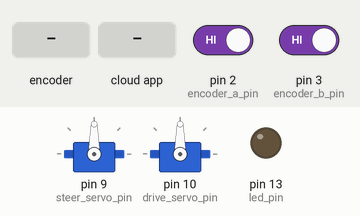
Simulated run of this sketch. Board: Arduino Uno, built with avr-gcc and run on an emulated ATmega328P. Shown: 2 × servo, output pins drawn as LEDs (lit = HIGH). Inputs (shaded band) come from the test bench; at power-on: pin 2 (encoder_a_pin) HIGH, pin 3 (encoder_b_pin) HIGH. The ROS host is connected and sends only what is stated.

Above: at 1.2 s.
1.3 s: rotary encoder on pin 2 (encoder_a_pin) / pin 3 (encoder_b_pin) turned 3 steps (first pin leading)
At 2.7 s:
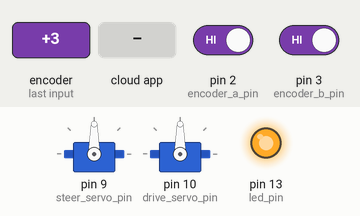
3.4 s: the phone or cloud app sets steer to 0
At 4.6 s:
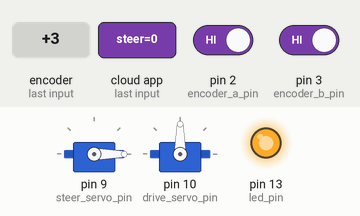
4.9 s: the phone or cloud app sets drive to 0
At 5.7 s:
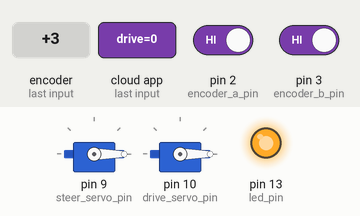
6.4 s: rotary encoder on pin 2 (encoder_a_pin) / pin 3 (encoder_b_pin) turned 1 step (first pin leading)
At 7.4 s:
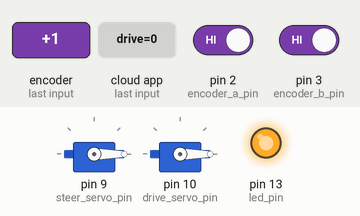
Timing chart, 0 to 9.1 s (numbered marks = the images above; inputs shaded):
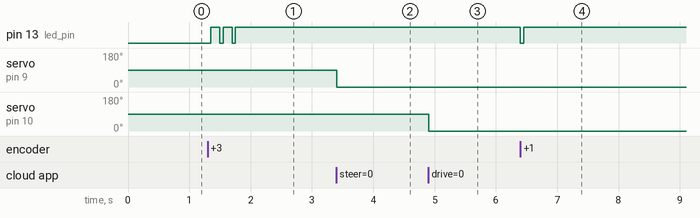

The sketch:

CarControl.ino
```cpp
/*
 * MAKE SURE TO USE THE OLD BOOTLOADER!!
 * Written by Jason Ashton, Sean Hunt, Myles Spencer
 */
#include <ros.h>
#include <ros/time.h>
#include <geometry_msgs/Vector3Stamped.h>
#include "RunningMedian.h"
#include <Servo.h>
#include <std_msgs/UInt16.h>
#include <std_msgs/Bool.h>
#include <std_msgs/Float32.h>

static const float timeout_ms = 250;

static const int led_pin = 13;
static const int encoder_a_pin = 2;
static const int encoder_b_pin = 3;
static const int steer_servo_pin = 9;
static const int drive_servo_pin = 10;

static const float inner_diameter_mm = 65.8;
static const float outer_diameter_mm = 108.7;
static const float inner_magnet_arclen_mm = 6.35;
static const float inner_non_magnet_arclen_mm = 19.37;
static const float outer_magnet_arclen_m = ((outer_diameter_mm / inner_diameter_mm) * inner_magnet_arclen_mm) / 1000;
static const float outer_non_magnet_arclen_m = ((outer_diameter_mm / inner_diameter_mm) * inner_non_magnet_arclen_mm) / 1000;

/*
 * Dynamic Variables
 */

Servo steer;
Servo drive;

ros::NodeHandle nh;
geometry_msgs::Vector3Stamped velocity_msg;

int vel_dir = 1;
double delta_t = 0;
float velocity;
volatile byte a_state;
volatile byte b_state;
unsigned long prev_time;

RunningMedian vel_samples = RunningMedian(10);

/*
 * Callbacks & Sub/Pub
 */

void steer_cb( const std_msgs::UInt16& cmd_msg){
  steer.writeMicroseconds(cmd_msg.data);
}

void drive_cb( const std_msgs::UInt16& cmd_msg){
  drive.writeMicroseconds(cmd_msg.data);
}

ros::Publisher velocity_pub("encoder/velocity", &velocity_msg);
ros::Subscriber<std_msgs::UInt16> steer_sub("drive/steer", steer_cb);
ros::Subscriber<std_msgs::UInt16> drive_sub("drive/drive", drive_cb);

/*
 * Helper Functions
 */

void calculate_velocity(byte new_a_state){
  if(new_a_state == a_state){ return; }
  const double current_time = millis();
  delta_t = current_time - prev_time;
  const double delta_t_sec = delta_t / 1000;

  float new_velocity = 0;
  if(new_a_state == HIGH){ // from on magnet to off
    new_velocity = outer_magnet_arclen_m / delta_t_sec;
  }
  else if(new_a_state == LOW){ // from off magnet to on
    new_velocity = (outer_non_magnet_arclen_m) / delta_t_sec;
  }
  vel_samples.add(vel_dir * new_velocity);
  velocity = new_velocity;
  prev_time = current_time;
  a_state = new_a_state;
}

void interruptA(){
  byte new_a_state = digitalRead(encoder_a_pin);
  digitalWrite(led_pin, new_a_state);
  calculate_velocity(new_a_state);
}

void interruptB(){
  b_state = digitalRead(encoder_b_pin);
  if(b_state && a_state){
    vel_dir = -1;
  }else{
    vel_dir = 1;
  }
}

void setup(){
  nh.getHardware()->setBaud(38400);
  nh.initNode();
  nh.subscribe(steer_sub);
  nh.subscribe(drive_sub);

  nh.advertise(velocity_pub);

  steer.attach(steer_servo_pin); //attach it to pin 9
  drive.attach(drive_servo_pin);

  pinMode(led_pin, OUTPUT);
  pinMode(encoder_a_pin, INPUT_PULLUP);
  pinMode(encoder_b_pin, INPUT_PULLUP);

  a_state = digitalRead(encoder_a_pin);
  b_state = digitalRead(encoder_b_pin);

  prev_time = millis();

  attachInterrupt(digitalPinToInterrupt(encoder_a_pin), interruptA, CHANGE);
  attachInterrupt(digitalPinToInterrupt(encoder_b_pin), interruptB, CHANGE);
}

void loop(){
  //velocity_msg.data = velocity;
  velocity_msg.vector.x = vel_samples.getMedian();
  velocity_msg.header.stamp = nh.now();
  velocity_pub.publish(&velocity_msg);

  if(millis() - prev_time > (delta_t + timeout_ms)){ vel_samples.add(0); }

  nh.spinOnce();
  delay(1);
}
```

RunningMedian.cpp
```cpp
//
//    FILE: RunningMedian.cpp
//  AUTHOR: Rob.Tillaart at gmail.com
// VERSION: 0.1.15
// PURPOSE: RunningMedian library for Arduino
//
// HISTORY:
// 0.1.00 - 2011-02-16 initial version
// 0.1.01 - 2011-02-22 added remarks from CodingBadly
// 0.1.02 - 2012-03-15 added
// 0.1.03 - 2013-09-30 added _sorted flag, minor refactor
// 0.1.04 - 2013-10-17 added getAverage(uint8_t) - kudo's to Sembazuru
// 0.1.05 - 2013-10-18 fixed bug in sort; removes default constructor; dynamic memory
// 0.1.06 - 2013-10-19 faster sort, dynamic arrays, replaced sorted float array with indirection array
// 0.1.07 - 2013-10-19 add correct median if _cnt is even.
// 0.1.08 - 2013-10-20 add getElement(), add getSottedElement() add predict()
// 0.1.09 - 2014-11-25 float to double (support ARM)
// 0.1.10 - 2015-03-07 fix clear
// 0.1.11 - 2015-03-29 undo 0.1.10 fix clear
// 0.1.12 - 2015-07-12 refactor constructor + const
// 0.1.13 - 2015-10-30 fix getElement(n) - kudos to Gdunge
// 0.1.14 - 2017-07-26 revert double to float - issue #33
// 0.1.15 - 2018-08-24 make runningMedian Configurable #110
//
// Released to the public domain
//

#include "RunningMedian.h"

RunningMedian::RunningMedian(const uint8_t size)
{
  _size = constrain(size, MEDIAN_MIN_SIZE, MEDIAN_MAX_SIZE);

#ifdef RUNNING_MEDIAN_USE_MALLOC
  _ar = (float *) malloc(_size * sizeof(float));
  _p = (uint8_t *) malloc(_size * sizeof(uint8_t));
#endif

  clear();
}

RunningMedian::~RunningMedian()
{
#ifdef RUNNING_MEDIAN_USE_MALLOC
  free(_ar);
  free(_p);
#endif
}

// resets all counters
void RunningMedian::clear()
{
  _cnt = 0;
  _idx = 0;
  _sorted = false;
  for (uint8_t i = 0; i < _size; i++) _p[i] = i;
}

// adds a new value to the data-set
// or overwrites the oldest if full.
void RunningMedian::add(float value)
{
  _ar[_idx++] = value;
  if (_idx >= _size) _idx = 0; // wrap around
  if (_cnt < _size) _cnt++;
  _sorted = false;
}

float RunningMedian::getMedian()
{
  if (_cnt == 0) return NAN;

  if (_sorted == false) sort();

  if (_cnt & 0x01) return _ar[_p[_cnt/2]];
  else return (_ar[_p[_cnt/2]] + _ar[_p[_cnt/2 - 1]]) / 2;
}

#ifdef RUNNING_MEDIAN_ALL
float RunningMedian::getAverage()
{
  if (_cnt == 0) return NAN;

  float sum = 0;
  for (uint8_t i=0; i< _cnt; i++) sum += _ar[i];
  return sum / _cnt;
}

float RunningMedian::getAverage(uint8_t nMedians)
{
  if ((_cnt == 0) || (nMedians == 0)) return NAN;

  if (_cnt < nMedians) nMedians = _cnt;     // when filling the array for first time
  uint8_t start = ((_cnt - nMedians) / 2);
  uint8_t stop = start + nMedians;

  if (_sorted == false) sort();

  float sum = 0;
  for (uint8_t i = start; i < stop; i++) sum += _ar[_p[i]];
  return sum / nMedians;
}

float RunningMedian::getElement(const uint8_t n)
{
  if ((_cnt == 0) || (n >= _cnt)) return NAN;

  uint8_t pos = _idx + n;
  if (pos >= _cnt) // faster than %
  {
    pos -= _cnt;
  }
  return _ar[pos];
}

float RunningMedian::getSortedElement(const uint8_t n)
{
  if ((_cnt == 0) || (n >= _cnt)) return NAN;

  if (_sorted == false) sort();
  return _ar[_p[n]];
}

// n can be max <= half the (filled) size
float RunningMedian::predict(const uint8_t n)
{
  if ((_cnt == 0) || (n >= _cnt/2)) return NAN;

  float med = getMedian();  // takes care of sorting !
  if (_cnt & 0x01)
  {
    return max(med - _ar[_p[_cnt/2-n]], _ar[_p[_cnt/2+n]] - med);
  }
  else
  {
    float f1 = (_ar[_p[_cnt/2 - n]] + _ar[_p[_cnt/2 - n - 1]])/2;
    float f2 = (_ar[_p[_cnt/2 + n]] + _ar[_p[_cnt/2 + n - 1]])/2;
    return max(med - f1, f2 - med)/2;
  }
}
#endif

void RunningMedian::sort()
{
  // bubble sort with flag
  for (uint8_t i = 0; i < _cnt-1; i++)
  {
    bool flag = true;
    for (uint8_t j = 1; j < _cnt-i; j++)
    {
      if (_ar[_p[j-1]] > _ar[_p[j]])
      {
        uint8_t t = _p[j-1];
        _p[j-1] = _p[j];
        _p[j] = t;
        flag = false;
      }
    }
    if (flag) break;
  }
  _sorted = true;
}

// END OF FILE
```

RunningMedian.h
```cpp
//
//    FILE: RunningMedian.h
//  AUTHOR: Rob dot Tillaart at gmail dot com
// PURPOSE: RunningMedian library for Arduino
// VERSION: 0.1.15
//     URL: http://arduino.cc/playground/Main/RunningMedian
// HISTORY: See RunningMedian.cpp
//
// Released to the public domain
//

#ifndef RunningMedian_h
#define RunningMedian_h

#if defined(ARDUINO) && ARDUINO >= 100
#include "Arduino.h"
#else
#include "WProgram.h"
#endif

#include <inttypes.h>

#define RUNNING_MEDIAN_VERSION "0.1.15"

// prepare for dynamic version
// not tested use at own risk :)
// #define RUNNING_MEDIAN_USE_MALLOC

// conditional compile to minimize lib
// by removeing a lot of functions.
#ifndef RUNNING_MEDIAN_ALL
#define RUNNING_MEDIAN_ALL
#endif


// should at least be 5 to be practical
// odd size results in a 'real' middle element.
// even size takes the lower of the two middle elements
#ifndef MEDIAN_MIN_SIZE
#define MEDIAN_MIN_SIZE     1
#endif
#ifndef MEDIAN_MAX_SIZE
#define MEDIAN_MAX_SIZE     19          // adjust if needed
#endif


class RunningMedian
{
public:
  explicit RunningMedian(const uint8_t size);  // # elements in the internal buffer
  ~RunningMedian();                            // destructor

  void clear();                        // resets internal buffer and var
  void add(const float value);        // adds a new value to internal buffer, optionally replacing the oldest element.
  float getMedian();                  // returns the median == middle element

#ifdef RUNNING_MEDIAN_ALL
  float getAverage();                 // returns average of the values in the internal buffer
  float getAverage(uint8_t nMedian);  // returns average of the middle nMedian values, removes noise from outliers
  float getHighest() { return getSortedElement(_cnt - 1); };
  float getLowest()  { return getSortedElement(0); };

  float getElement(const uint8_t n);        // get n'th element from the values in time order
  float getSortedElement(const uint8_t n);  // get n'th element from the values in size order
  float predict(const uint8_t n);           // predict the max change of median after n additions

  uint8_t getSize() { return _size; };  // returns size of internal buffer
  uint8_t getCount() { return _cnt; };  // returns current used elements, getCount() <= getSize()
#endif

protected:
  boolean _sorted;
  uint8_t _size;
  uint8_t _cnt;
  uint8_t _idx;

#ifdef RUNNING_MEDIAN_USE_MALLOC
  float * _ar;
  uint8_t * _p;
#else
  float _ar[MEDIAN_MAX_SIZE];
  uint8_t _p[MEDIAN_MAX_SIZE];
#endif
  void sort();
};

#endif
// END OF FILE
```

Measured:
- after the input at 1.3 s, pin 13 (led_pin): alternates HIGH for 0.15 s and LOW for 0.05 s, 5 changes in all, then stays HIGH, starting after 0.05 s
- after the input at 3.4 s, servo on pin 9 (steer_servo_pin): 90° → 0° at once
- after the input at 4.9 s, servo on pin 10 (drive_servo_pin): 90° → 0° at once
- after the input at 6.4 s, pin 13 (led_pin): HIGH → LOW at once, → HIGH 0.05 s later
